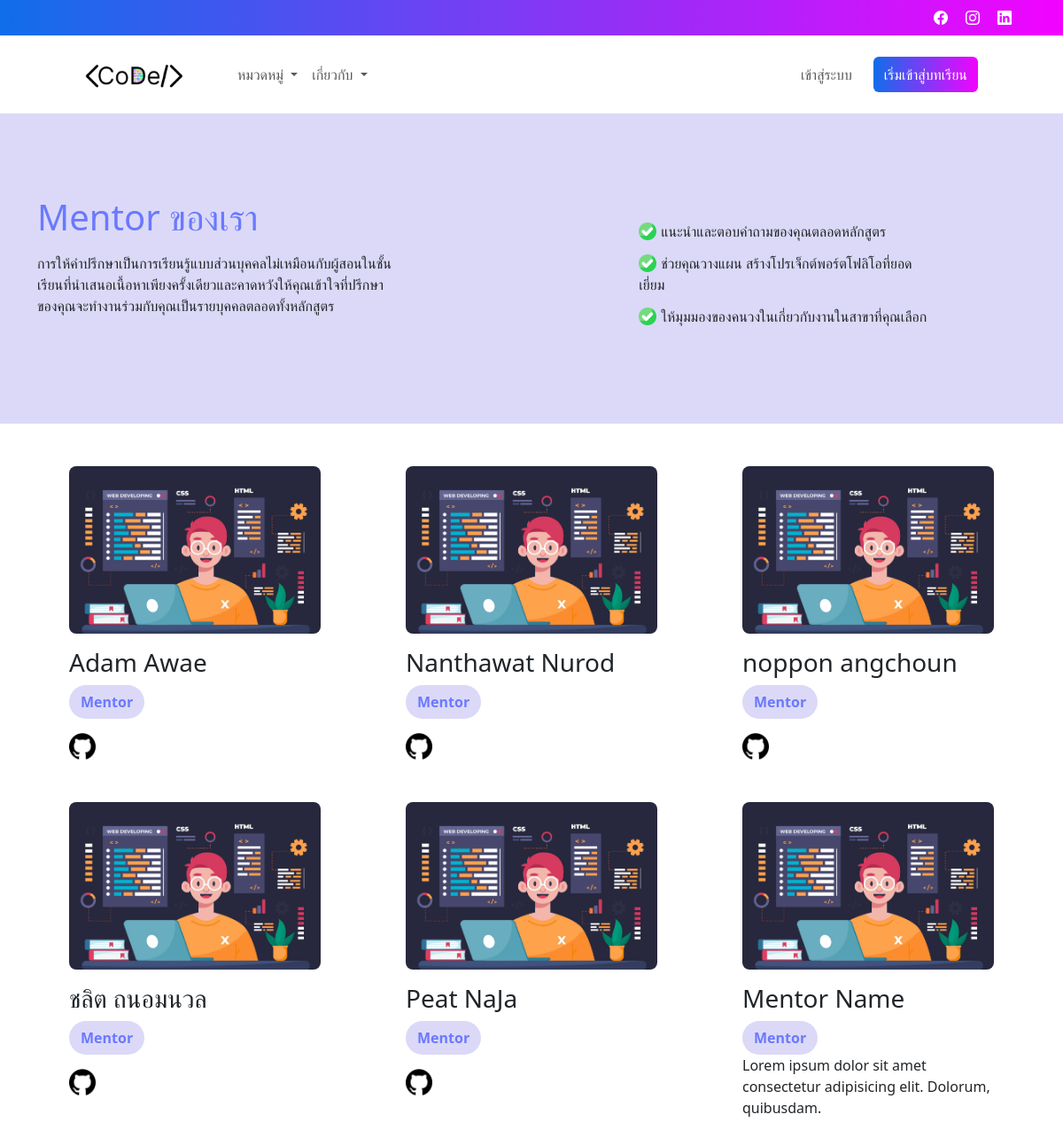
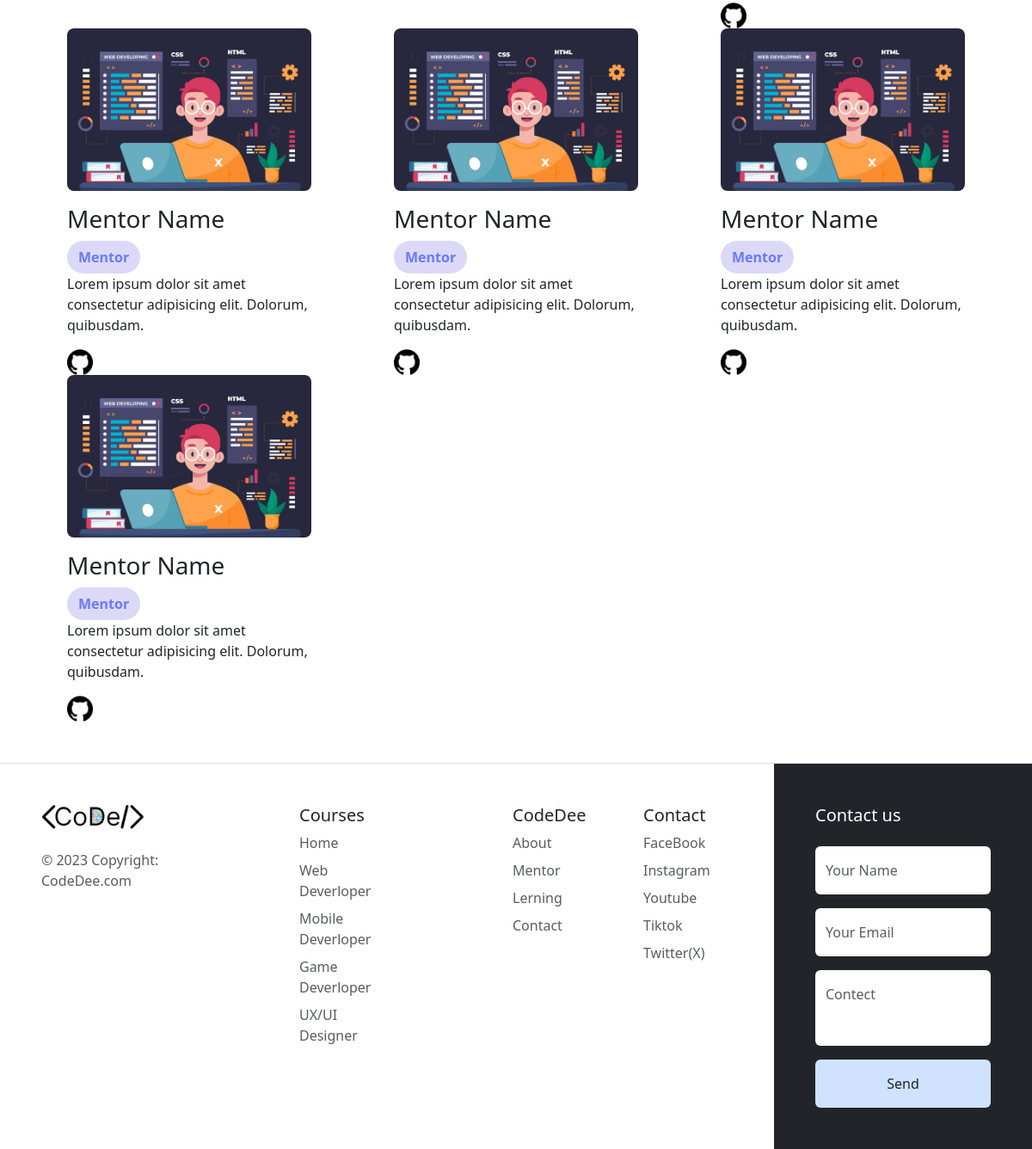
Page /mentor.php on the committed database (2 pictures, top to bottom).
### tables this page shows
CREATE TABLE `user` (
  `user_id` int(11) NOT NULL,
  `profile` varchar(100) NOT NULL,
  `user_username` varchar(20) NOT NULL,
  `user_password` varchar(20) NOT NULL,
  `user_fullname` varchar(50) NOT NULL,
  `user_email` varchar(50) NOT NULL,
  `user_address` varchar(100) NOT NULL,
  `tel` varchar(10) NOT NULL,
  `img_banking` varchar(50) DEFAULT NULL,
  `number_banking` varchar(15) DEFAULT NULL,
  `status_id` int(11) NOT NULL,
  `occupation` varchar(20) DEFAULT NULL,
  `detail` varchar(100) DEFAULT NULL
);

### mentor.php (the view, shortened to what this page needs)
<?php session_start();
include 'conn.php';?>
<?php
    $sql = "SELECT * FROM user WHERE status_id = 1";
    $stmt = $conn->prepare($sql);
    $stmt->execute();
    $mentor = $stmt->fetchAll(PDO::FETCH_ASSOC);
?>
<!DOCTYPE html>
<html lang="en">
<head>
    <link href="https://cdn.jsdelivr.net/npm/bootstrap@5.3.3/dist/css/bootstrap.min.css" rel="stylesheet">
    <link rel="stylesheet" href="https://cdn.jsdelivr.net/npm/bootstrap-icons@1.11.3/font/bootstrap-icons.min.css">
    <link rel="stylesheet" href="css/mentor.css">
    <link rel="stylesheet" href="css/navbar.css">
</head>
<body>
    <?php include "navbar.php"?>
    <div class="container-fluid top">
        <div class="container d-flex align-items-center">
            <div class="row">
                <div class="col">
                    <h2 class="fs-1 mb-3">Mentor ของเรา</h2>
                    <p class="w-75">การให้คำปรึกษาเป็นการเรียนรู้แบบส่วนบุคคลไม่เหมือนกับผู้สอนในชั้นเรียนที่นำเสนอเนื้อหาเพียงครั้งเดียวและคาดหวังให้คุณเข้าใจที่ปรึกษาของคุณจะทำงานร่วมกับคุณเป็นรายบุคคลตลอดทั้งหลักสูตร</p>
                </div>
                <div class="col">
                    <ul class="mx-auto pt-3">
                        <li>แนะนำและตอบคำถามของคุณตลอดหลักสูตร</li>
                        <li>ช่วยคุณวางแผน สร้างโปรเจ็กต์พอร์ตโฟลิโอที่ยอดเยี่ยม</li>
                        <li>ให้มุมมองของคนวงในเกี่ยวกับงานในสาขาที่คุณเลือก</li>
                    </ul>
                </div>
            </div>
        </div>
    </div>
    <div class="container mentor my-5">
        <div class="row row-cols-1 row-cols-sm-2 row-cols-md-3">
        <?php foreach ($mentor as $i) :?>
            <div class="col px-5 mb-5">
                <div class="mentor-card ">
                    <img src="images/webdev.jpg" alt="" class="w-100 rounded-3 d-block mx-auto mb-3">
                    <h3><?php echo $i['user_fullname'] ?></h3>
                    <a href="" class="rounded-5 btn fw-bold">Mentor</a>
                    <img src="icon/github.png" alt="" height="30px">
                </div>
            </div>
        <?php endforeach; ?>
            <div class="col px-5">
                <div class="mentor-card ">
                    <img src="images/webdev.jpg" alt="" class="w-100 rounded-3 d-block mx-auto mb-3">
                    <h3>Mentor Name</h3>
                    <a href="" class="rounded-5 btn fw-bold">Mentor</a>
                    <p>Lorem ipsum dolor sit amet consectetur adipisicing elit. Dolorum, quibusdam.</p>
                    <img src="icon/github.png" alt="" height="30px">
                </div>
            </div>
            <div class="col px-5">
                <div class="mentor-card ">
                    <img src="images/webdev.jpg" alt="" class="w-100 rounded-3 d-block mx-auto mb-3">
                    <h3>Mentor Name</h3>
                    <a href="" class="rounded-5 btn fw-bold">Mentor</a>
                    <p>Lorem ipsum dolor sit amet consectetur adipisicing elit. Dolorum, quibusdam.</p>
                    <img src="icon/github.png" alt="" height="30px">
                </div>
            </div>
            <div class="col px-5">
                <div class="mentor-card ">
                    <img src="images/webdev.jpg" alt="" class="w-100 rounded-3 d-block mx-auto mb-3">
                    <h3>Mentor Name</h3>
                    <a href="" class="rounded-5 btn fw-bold">Mentor</a>
                    <p>Lorem ipsum dolor sit amet consectetur adipisicing elit. Dolorum, quibusdam.</p>
                    <img src="icon/github.png" alt="" height="30px">
                </div>
            </div>
            <div class="col px-5">
                <div class="mentor-card ">
                    <img src="images/webdev.jpg" alt="" class="w-100 rounded-3 d-block mx-auto mb-3">
                    <h3>Mentor Name</h3>
                    <a href="" class="rounded-5 btn fw-bold">Mentor</a>
                    <p>Lorem ipsum dolor sit amet consectetur adipisicing elit. Dolorum, quibusdam.</p>
                    <img src="icon/github.png" alt="" height="30px">
                </div>
            </div>
            <div class="col px-5">
                <div class="mentor-card ">
                    <img src="images/webdev.jpg" alt="" class="w-100 rounded-3 d-block mx-auto mb-3">
                    <h3>Mentor Name</h3>
                    <a href="" class="rounded-5 btn fw-bold">Mentor</a>
                    <p>Lorem ipsum dolor sit amet consectetur adipisicing elit. Dolorum, quibusdam.</p>
                    <img src="icon/github.png" alt="" height="30px">
                </div>
            </div>
        </div>
    </div>
    <?php include "footer.php"?>
</body>
</html>

### css/mentor.css (style rules this page uses)
.mentor .mentor-card a { background-color: #dbd9f7; color: #6a79ff; }

### rows in the picture
user: user_fullname "Adam Awae"
user: user_fullname "Nanthawat Nurod"
user: user_fullname "noppon angchoun"
user: user_fullname "ชลิต ถนอมนวล"
user: user_fullname "Peat NaJa"
